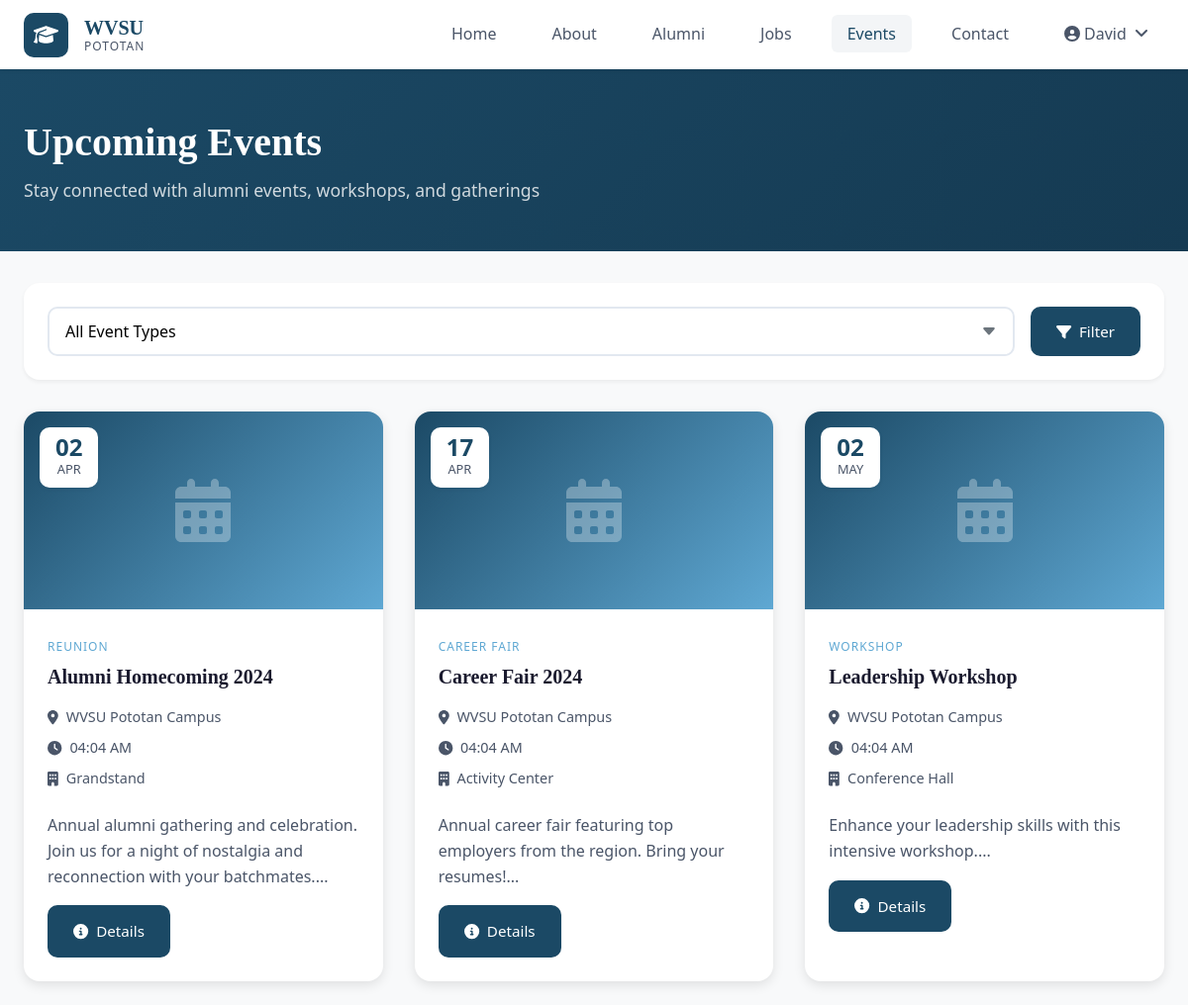
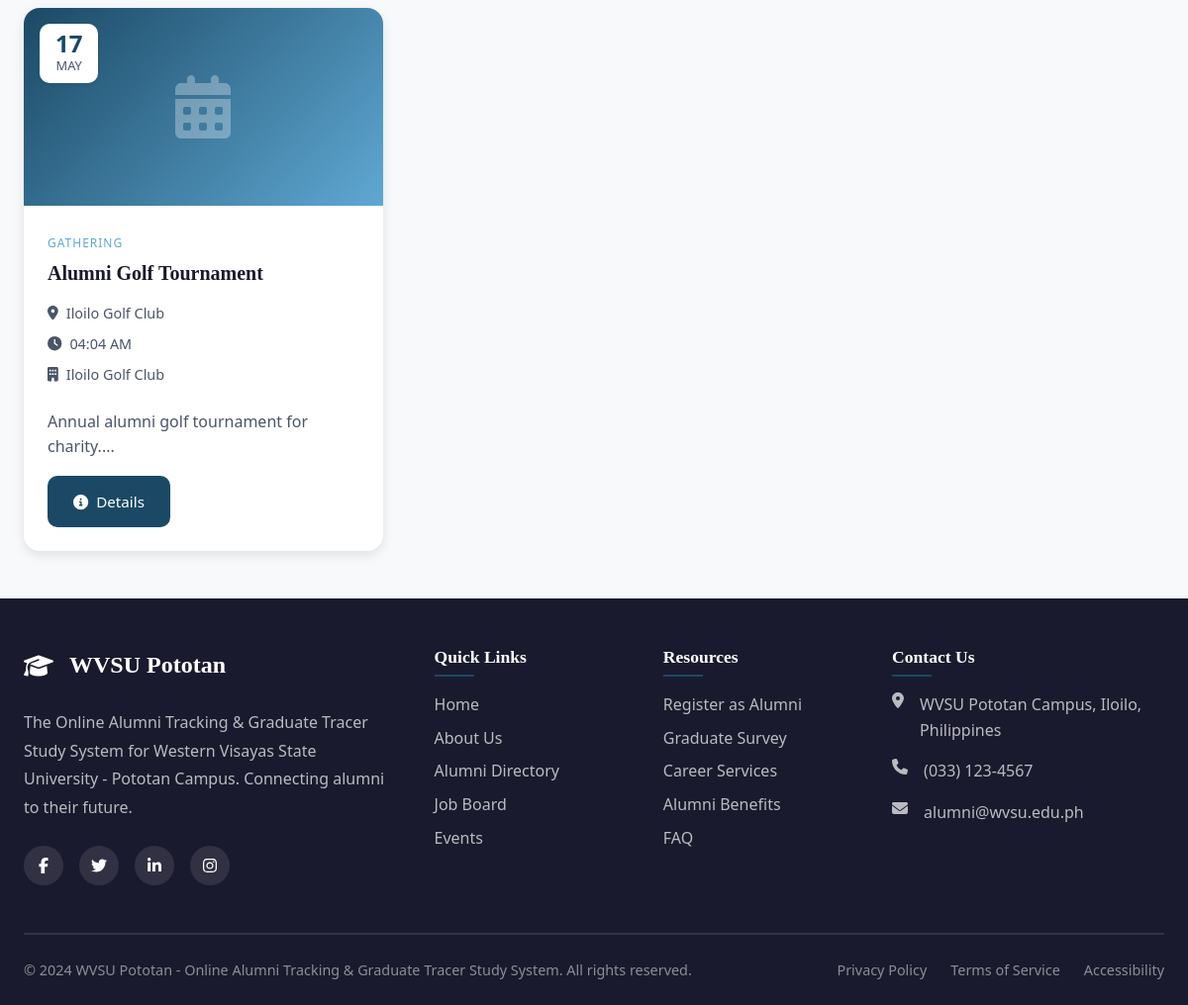
The page /events (signed in) on the database its author committed (2 pictures, top to bottom).
### app.py (models this page shows)
class AlumniProfile(db.Model):
    id = db.Column(db.Integer, primary_key=True)
    user_id = db.Column(db.Integer, db.ForeignKey('user.id'), nullable=False)
    first_name = db.Column(db.String(50), nullable=False)
    last_name = db.Column(db.String(50), nullable=False)
    middle_name = db.Column(db.String(50))
    gender = db.Column(db.String(20))
    date_of_birth = db.Column(db.Date)
    phone = db.Column(db.String(20))
    address = db.Column(db.Text)
    city = db.Column(db.String(100))
    province = db.Column(db.String(100))
    profile_photo = db.Column(db.String(200))
    facebook_link = db.Column(db.String(200))
    linkedin_link = db.Column(db.String(200))
    student_id = db.Column(db.String(50))
    degree = db.Column(db.String(100), nullable=False)
    year_graduated = db.Column(db.Integer)
    honors = db.Column(db.String(200))
    activities = db.Column(db.Text)
    employment_status = db.Column(db.String(50))  # employed, unemployed, self-employed, student
    current_employer = db.Column(db.String(200))
    job_position = db.Column(db.String(100))
    employment_duration = db.Column(db.String(50))
    salary_range = db.Column(db.String(50))
    work_location = db.Column(db.String(200))
    job_description = db.Column(db.Text)
    skills = db.Column(db.Text)
    certifications = db.Column(db.Text)
    volunteer_work = db.Column(db.Text)
    profile_completed = db.Column(db.Boolean, default=False)
    survey_completed = db.Column(db.Boolean, default=False)
    created_at = db.Column(db.DateTime, default=datetime.utcnow)
    updated_at = db.Column(db.DateTime, default=datetime.utcnow, onupdate=datetime.utcnow)

class Event(db.Model):
    id = db.Column(db.Integer, primary_key=True)
    title = db.Column(db.String(200), nullable=False)
    description = db.Column(db.Text)
    event_type = db.Column(db.String(50))  # gathering, career_fair, workshop, reunion
    event_date = db.Column(db.DateTime, nullable=False)
    end_date = db.Column(db.DateTime)
    location = db.Column(db.String(200))
    venue = db.Column(db.String(200))
    image = db.Column(db.String(200))
    organizer = db.Column(db.String(100))
    contact_email = db.Column(db.String(120))
    registration_required = db.Column(db.Boolean, default=False)
    max_attendees = db.Column(db.Integer)
    is_published = db.Column(db.Boolean, default=True)
    created_at = db.Column(db.DateTime, default=datetime.utcnow)

### app.py (the view)
@app.route('/events')
def events():
    event_type = request.args.get('type', '')
    query = Event.query.filter(
        Event.event_date >= datetime.utcnow(),
        Event.is_published == True
    )
    if event_type:
        query = query.filter_by(event_type=event_type)
    events_list = query.order_by(Event.event_date).all()
    return render_template('events.html', events=events_list, event_type=event_type)

### app.py (called while the page is built)
@login_manager.user_loader
def load_user(user_id):
    return User.query.get(int(user_id))

### templates/events.html (shortened to what this page needs)
{% extends "base.html" %}
{% block content %}
<div class="page-header">
    <div class="container">
        <div class="page-header-content">
            <h1>Upcoming Events</h1>
            <p>Stay connected with alumni events, workshops, and gatherings</p>
        </div>
    </div>
</div>
<div class="container" style="padding-bottom: var(--space-xxl);">
    <div class="job-filters" style="margin-bottom: var(--space-xl);">
        <form method="GET" action="{{ url_for('events') }}" class="filter-form">
            <select name="type" class="form-control">
                <option value="">All Event Types</option>
            </select>
            <button type="submit" class="btn btn-primary">
                <i class="fas fa-filter"></i> Filter
            </button>
        </form>
    </div>
    {% if events %}
    <div class="events-grid">
        {% for event in events %}
        <div class="event-card">
            <div class="event-image">
                <div class="event-date-badge">
                    <div class="day">{{ event.event_date.strftime('%d') }}</div>
                    <div class="month">{{ event.event_date.strftime('%b') }}</div>
                </div>
                <i class="fas fa-calendar-alt" style="font-size: 4rem; color: white; opacity: 0.3;"></i>
            </div>
            <div class="event-content">
                <span class="event-type">{{ event.event_type|replace('_', ' ')|title }}</span>
                <h3 class="event-title">{{ event.title }}</h3>
                <div class="event-details">
                    <div class="event-detail">
                        <i class="fas fa-map-marker-alt"></i>
                        <span>{{ event.location }}</span>
                    </div>
                    <div class="event-detail">
                        <i class="fas fa-clock"></i>
                        <span>{{ event.event_date.strftime('%I:%M %p') }}</span>
                    </div>
                    {% if event.venue %}
                    <div class="event-detail">
                        <i class="fas fa-building"></i>
                        <span>{{ event.venue }}</span>
                    </div>
                    {% endif %}
                </div>
                <p style="color: var(--text-secondary); margin-bottom: var(--space-md);">{{ event.description[:150] }}...</p>
                <a href="{{ url_for('event_detail', event_id=event.id) }}" class="btn btn-primary">
                    <i class="fas fa-info-circle"></i> Details
                </a>
            </div>
        </div>
        {% endfor %}
    </div>
    {% else %}
    <div class="empty-state">
        <i class="fas fa-calendar-times"></i>
        <h3>No Events Found</h3>
        <p>There are no upcoming events at this time. Check back later!</p>
    </div>
    {% endif %}
</div>
{% endblock %}

### templates/base.html (shortened to what this page needs)
<!DOCTYPE html>
<html lang="en">
<head>
    <link rel="stylesheet" href="https://cdnjs.cloudflare.com/ajax/libs/font-awesome/6.5.1/css/all.min.css">
    <link rel="stylesheet" href="{{ url_for('static', filename='css/style.css') }}">
</head>
<body>
    <nav class="navbar" id="navbar">
        <div class="nav-container">
            <a href="{{ url_for('index') }}" class="nav-logo">
                <div class="logo-icon">
                    <i class="fas fa-graduation-cap"></i>
                </div>
                <div class="logo-text">
                    <span class="logo-title">WVSU</span>
                    <span class="logo-subtitle">Pototan</span>
                </div>
            </a>
            <ul class="nav-menu" id="navMenu">
                <li class="nav-item"><a href="{{ url_for('index') }}" class="nav-link {% if request.endpoint == 'index' %}active{% endif %}">Home</a></li>
                <li class="nav-item"><a href="{{ url_for('about') }}" class="nav-link {% if request.endpoint == 'about' %}active{% endif %}">About</a></li>
                <li class="nav-item"><a href="{{ url_for('alumni_directory') }}" class="nav-link {% if request.endpoint == 'alumni_directory' %}active{% endif %}">Alumni</a></li>
                <li class="nav-item"><a href="{{ url_for('jobs') }}" class="nav-link {% if request.endpoint == 'jobs' %}active{% endif %}">Jobs</a></li>
                <li class="nav-item"><a href="{{ url_for('events') }}" class="nav-link {% if request.endpoint == 'events' %}active{% endif %}">Events</a></li>
                <li class="nav-item"><a href="{{ url_for('contact') }}" class="nav-link {% if request.endpoint == 'contact' %}active{% endif %}">Contact</a></li>
                {% if current_user.is_authenticated %}
                    {% if current_user.role == 'admin' %}
                    <li class="nav-item dropdown">
                        <a href="#" class="nav-link dropdown-toggle">
                            <i class="fas fa-user-shield"></i> Admin
                        </a>
                        <ul class="dropdown-menu">
                            <li><a href="{{ url_for('admin') }}"><i class="fas fa-cog"></i> Dashboard</a></li>
                            <li><a href="{{ url_for('analytics') }}"><i class="fas fa-chart-bar"></i> Analytics</a></li>
                            <li><a href="{{ url_for('admin_alumni') }}"><i class="fas fa-users"></i> Alumni</a></li>
                            <li><a href="{{ url_for('admin_jobs') }}"><i class="fas fa-briefcase"></i> Jobs</a></li>
                            <li><a href="{{ url_for('admin_events') }}"><i class="fas fa-calendar"></i> Events</a></li>
                            <li><a href="{{ url_for('admin_surveys') }}"><i class="fas fa-poll"></i> Surveys</a></li>
                            <li><a href="{{ url_for('logout') }}"><i class="fas fa-sign-out-alt"></i> Logout</a></li>
                        </ul>
                    </li>
                    {% else %}
                    <li class="nav-item dropdown">
                        <a href="#" class="nav-link dropdown-toggle">
                            <i class="fas fa-user-circle"></i> {{ current_user.profile.first_name if current_user.profile else 'Account' }}
                        </a>
                    </li>
                    {% endif %}
                {% else %}
                    <li class="nav-item"><a href="{{ url_for('login') }}" class="nav-btn btn-outline">Login</a></li>
                    <li class="nav-item"><a href="{{ url_for('register') }}" class="nav-btn btn-primary">Register</a></li>
                {% endif %}
            </ul>
        </div>
    </nav>
    <main>
        {% block content %}{% endblock %}
    </main>
    <footer class="footer">
        <div class="footer-container">
            <div class="footer-grid">
                <div class="footer-section">
                    <div class="footer-logo">
                        <i class="fas fa-graduation-cap"></i>
                        <span>WVSU Pototan</span>
                    </div>
                    <p class="footer-desc">
                        The Online Alumni Tracking & Graduate Tracer Study System for Western Visayas State University - Pototan Campus. Connecting alumni to their future.
                    </p>
                    <div class="footer-social">
                        <a href="#"><i class="fab fa-facebook-f"></i></a>
                        <a href="#"><i class="fab fa-twitter"></i></a>
                        <a href="#"><i class="fab fa-linkedin-in"></i></a>
                        <a href="#"><i class="fab fa-instagram"></i></a>
                    </div>
                </div>
                <div class="footer-section">
                    <h4>Quick Links</h4>
                    <ul class="footer-links">
                        <li><a href="{{ url_for('index') }}">Home</a></li>
                        <li><a href="{{ url_for('about') }}">About Us</a></li>
                        <li><a href="{{ url_for('alumni_directory') }}">Alumni Directory</a></li>
                        <li><a href="{{ url_for('jobs') }}">Job Board</a></li>
                        <li><a href="{{ url_for('events') }}">Events</a></li>
                    </ul>
                </div>
                <div class="footer-section">
                    <h4>Resources</h4>
                    <ul class="footer-links">
                        <li><a href="{{ url_for('register') }}">Register as Alumni</a></li>
                        <li><a href="{{ url_for('survey') }}">Graduate Survey</a></li>
                        <li><a href="#">Career Services</a></li>
                        <li><a href="#">Alumni Benefits</a></li>
                        <li><a href="#">FAQ</a></li>
                    </ul>
                </div>
                <div class="footer-section">
                    <h4>Contact Us</h4>
                    <ul class="footer-contact">
                        <li><i class="fas fa-map-marker-alt"></i> WVSU Pototan Campus, Iloilo, Philippines</li>
                        <li><i class="fas fa-phone"></i> (033) 123-4567</li>
                        <li><i class="fas fa-envelope"></i> alumni@wvsu.edu.ph</li>
                    </ul>
                </div>
            </div>
            <div class="footer-bottom">
                <p>&copy; 2024 WVSU Pototan - Online Alumni Tracking & Graduate Tracer Study System. All rights reserved.</p>
                <div class="footer-bottom-links">
                    <a href="#">Privacy Policy</a>
                    <a href="#">Terms of Service</a>
                    <a href="#">Accessibility</a>
                </div>
            </div>
        </div>
    </footer>
</body>
</html>

### rows shown on the page
AlumniProfile: profile "David"
Event: event_date "02", event_date "APR", event_type "REUNION", title "Alumni Homecoming 2024", location "WVSU Pototan Campus", event_date "04:04 AM", venue "Grandstand", description "Annual alumni gathering and celebration. Join us for a night of nostalgia and reconnection with your batchmates."
Event: event_date "17", event_date "APR", event_type "CAREER FAIR", title "Career Fair 2024", location "WVSU Pototan Campus", event_date "04:04 AM", venue "Activity Center", description "Annual career fair featuring top employers from the region. Bring your resumes!"
Event: event_date "02", event_date "MAY", event_type "WORKSHOP", title "Leadership Workshop", location "WVSU Pototan Campus", event_date "04:04 AM", venue "Conference Hall", description "Enhance your leadership skills with this intensive workshop."
Event: event_date "17", event_date "MAY", event_type "GATHERING", title "Alumni Golf Tournament", location "Iloilo Golf Club", event_date "04:04 AM", venue "Iloilo Golf Club", description "Annual alumni golf tournament for charity."
